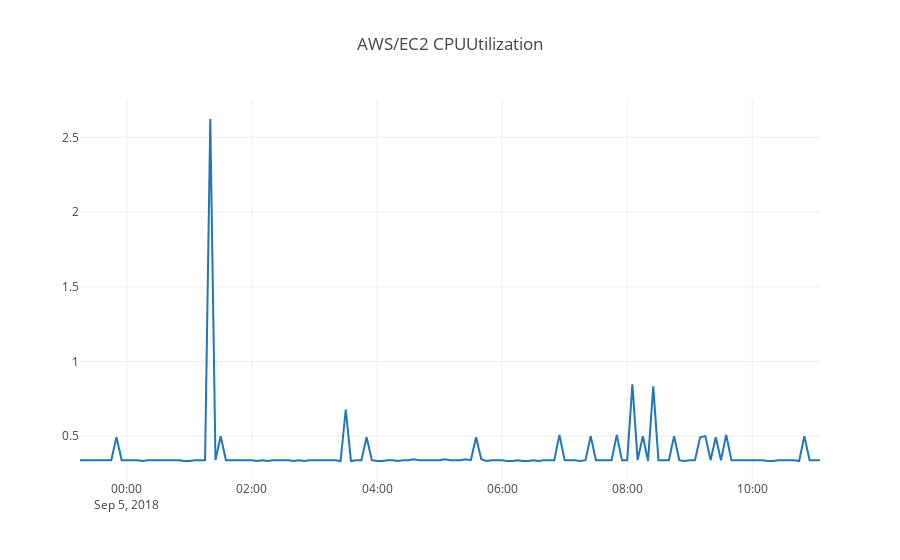

Notebook code for this chart:
### Markdown cell above
## Plot Cloudwatch Metrics

Documentation: http://docs.nurtch.com/en/latest/rubix-library/aws/cloudwatch.html#plot_metric

### Code cell
from rubix.aws.cloudwatch import plot_metric

%env AWS_ACCESS_KEY_ID=AKIAINMMRLQSXIOLPDJA
%env AWS_SECRET_ACCESS_KEY=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
%env AWS_REGION=us-east-1

# Maximum CPU Utilization for a given EC2 instance
# Hit play button above to see the graph
plot_metric(namespace='AWS/EC2',
      metric_name='CPUUtilization',
      dimensions=[{'Name':'InstanceId', 'Value': 'i-09381ae2a6228a1c7'}],
      statistics='Maximum')

### Figure 1 — Plotly figure (JSON) as saved in the notebook; plotly's stock layout.template omitted (floating-point values rounded to 4 significant figures; data arrays with more than 128 entries replaced by an {"elided": "..."} marker saying what was removed)
{"data": [{"name": "AWS/EC2 CPUUtilization", "type": "scatter", "x": {"elided": "143 str values"}, "y": {"elided": "143 float values"}}], "layout": {"shapes": [], "title": "AWS/EC2 CPUUtilization"}}
